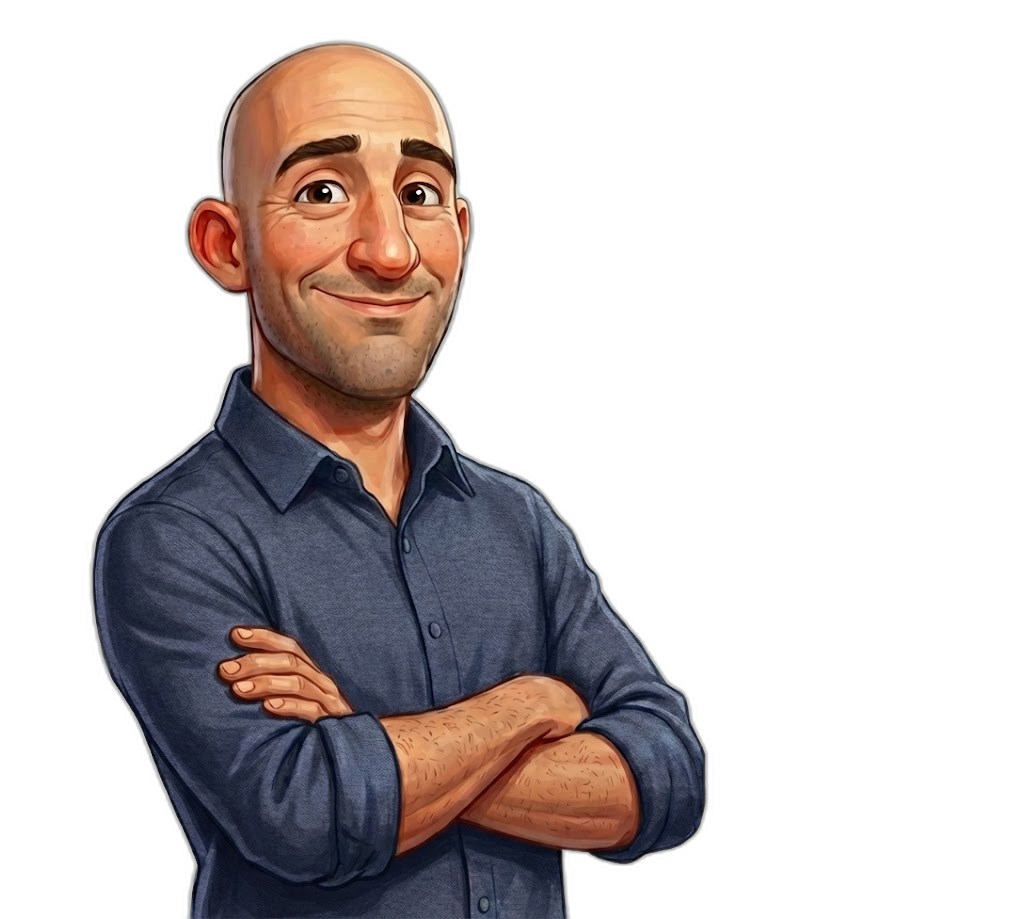
#> input picture images/darkblue_nobg.png, 1024 x 919 px, found by its file name
$ python center_img.py
#> lines starting #> are read from the running program, lines starting #| are printed output that depends on the picture
from PIL import Image
import os

input_path = 'darkblue_nobg.png'
output_path = 'darkblue_centered.png'

if not os.path.exists(input_path):
    print(f"Error: Could not find {input_path}")
    exit(1)

print(f"Centering subject in {input_path}...")

try:
    img = Image.open(input_path)
#> img is the input picture: PIL image 1024x919 RGBA; mean R, G, B, A 35.3, 28, 27.9, 85.7

    # 1. Trim the empty transparent space (get bounding box of non-zero alpha)
    bbox = img.getbbox()
#> bbox = (82, 34, 715, 919)
    if not bbox:
        print("Error: Image seems to be completely transparent/empty.")
        exit(1)

    cropped_img = img.crop(bbox)
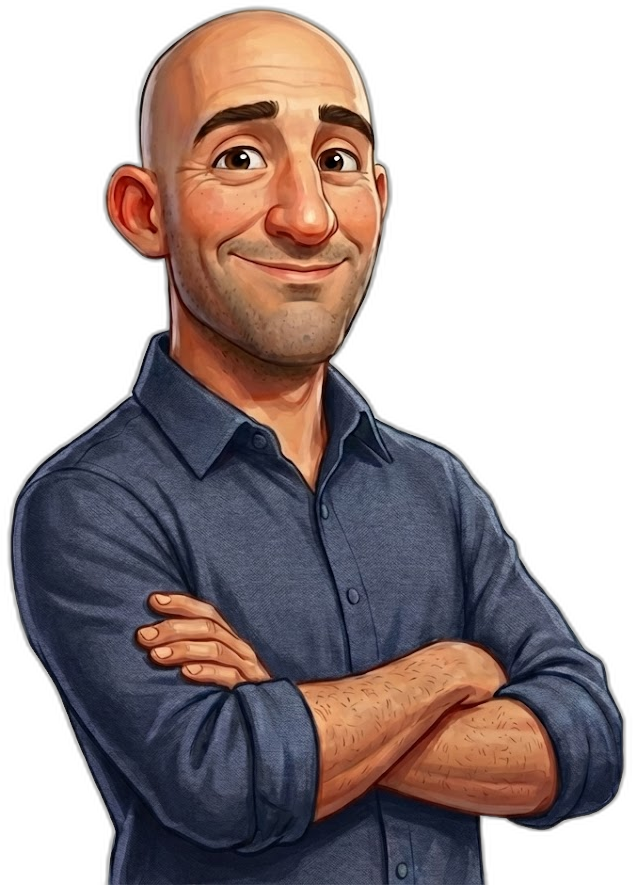
#> cropped_img: PIL image 633x885 RGBA; mean R, G, B, A 59.2, 47.1, 46.8, 143.9; transparent parts drawn white

    # 2. Create a new square canvas based on the largest dimension of the cropped subject
    # Add a little padding (e.g., 5%) so it's not touching the edges
    width, height = cropped_img.size
#> width = 633; height = 885
    new_size = int(max(width, height) * 1.05)
#> new_size = 929

    # Create new transparent image
    centered_img = Image.new("RGBA", (new_size, new_size), (0, 0, 0, 0))
#> centered_img: PIL image 929x929 RGBA; every value is 0

    # 3. Paste the cropped subject in the exact center
    paste_x = (new_size - width) // 2
#> paste_x = 148
    paste_y = (new_size - height) // 2
#> paste_y = 22

    centered_img.paste(cropped_img, (paste_x, paste_y))
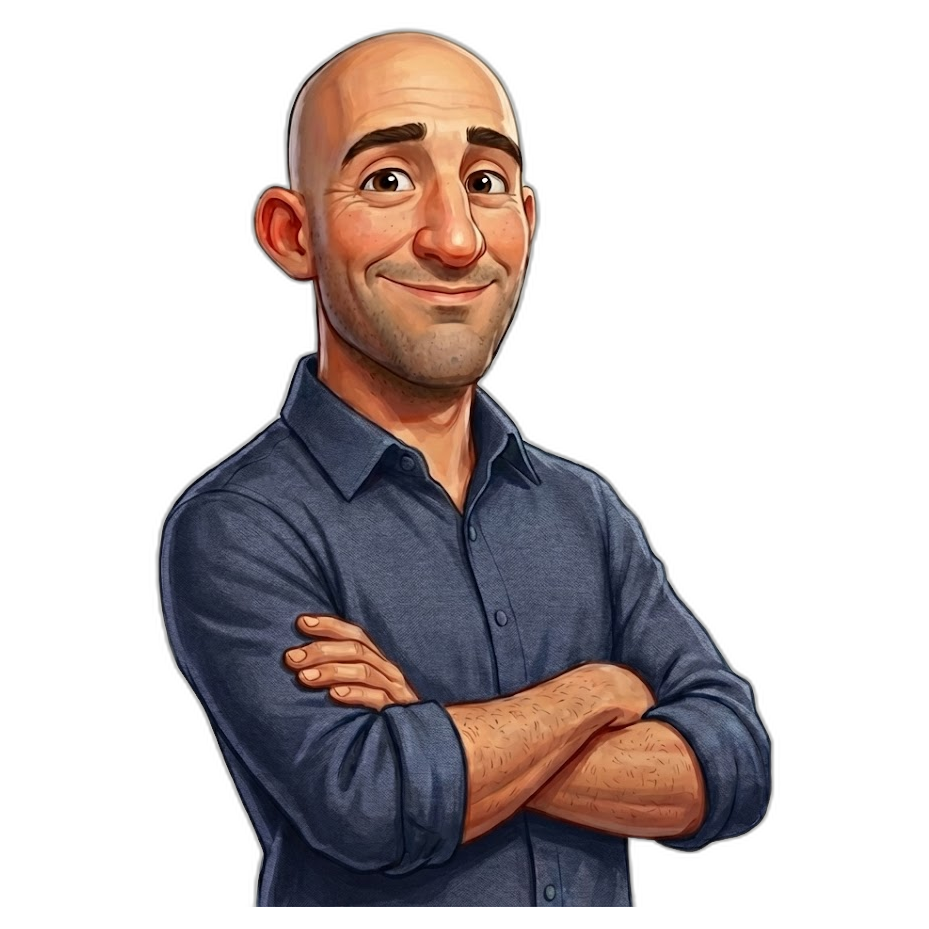
#> centered_img: PIL image 929x929 RGBA; mean R, G, B, A 38.5, 30.6, 30.4, 93.4; transparent parts drawn white

    centered_img.save(output_path)
    print(f"Success! Centered image saved to: {output_path}")

except Exception as e:
    print(f"An error occurred: {e}")

$ run again, with images/lightblue_cartoon_no_bg.png copied over images/darkblue_nobg.png
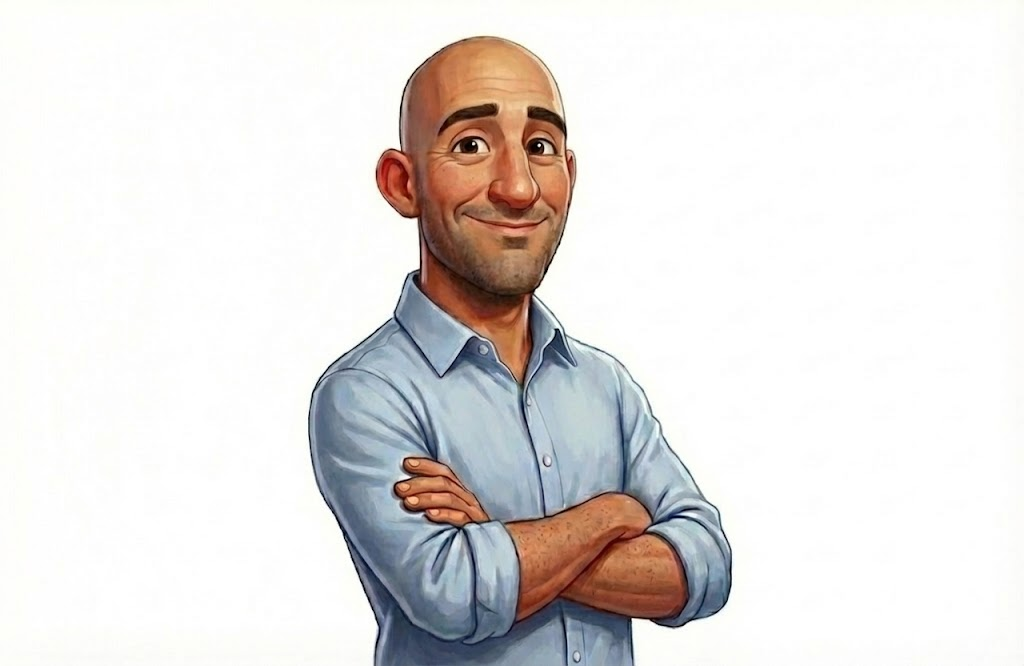
#> input picture images/lightblue_cartoon_no_bg.png, 1024 x 666 px, found by its file name
#> img is the input picture: PIL image 1024x666 RGB; mean R, G, B 228.7, 225.3, 223.9
#> bbox = (0, 0, 1024, 666)
#> `centered_img.paste(cropped_img, (paste_x, paste_y))`:
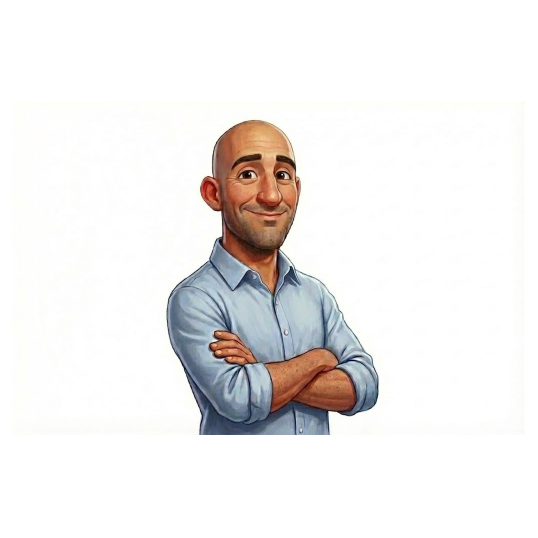
#> centered_img: PIL image 1075x1075 RGBA (shown at 1/2 size); mean R, G, B, A 135, 133, 132.2, 150.5; transparent parts drawn white

$ run again, with images/profile_nobg.png copied over images/darkblue_nobg.png
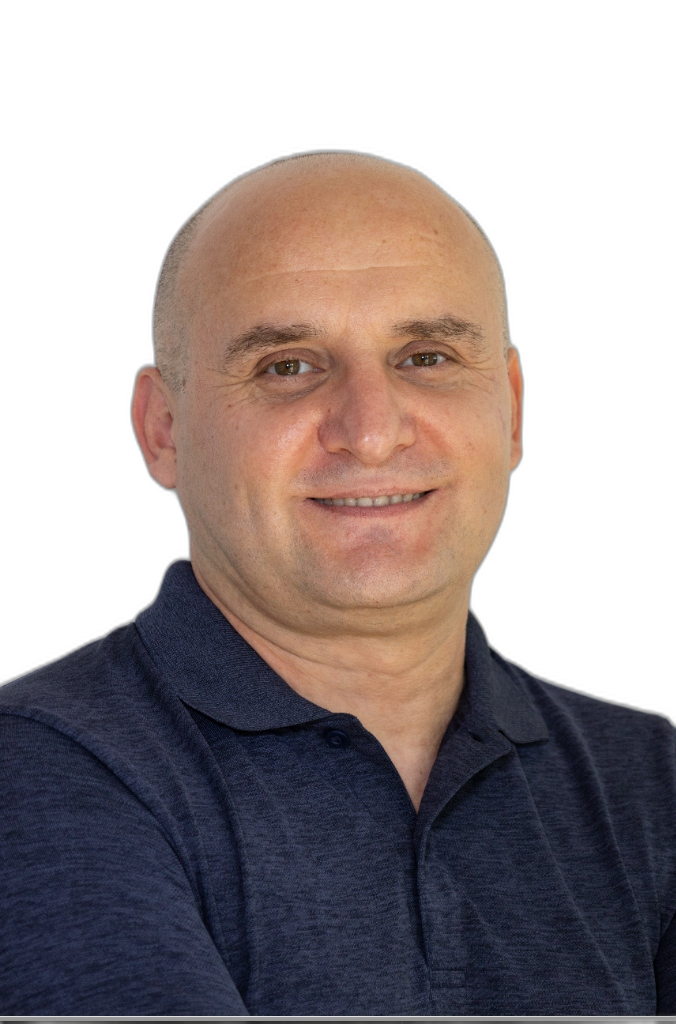
#> input picture images/profile_nobg.png, 676 x 1024 px, found by its file name
#> img is the input picture: PIL image 676x1024 RGBA; mean R, G, B, A 56.6, 46.6, 46.8, 149.1
#> bbox = (0, 141, 676, 1024)
#> `cropped_img = img.crop(bbox)`:
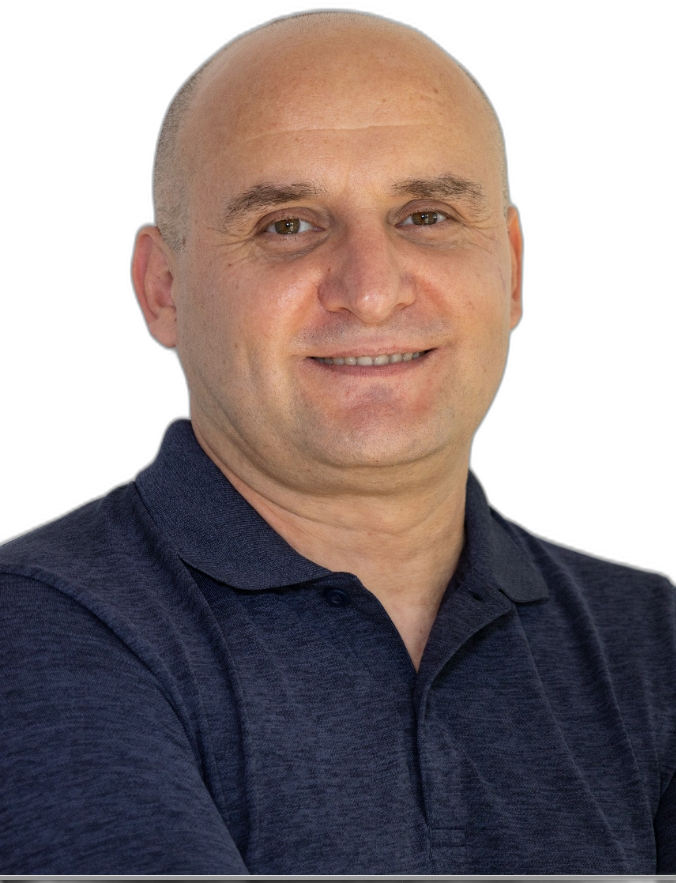
#> cropped_img: PIL image 676x883 RGBA; mean R, G, B, A 65.7, 54.1, 54.2, 172.9; transparent parts drawn white
#> `centered_img.paste(cropped_img, (paste_x, paste_y))`:
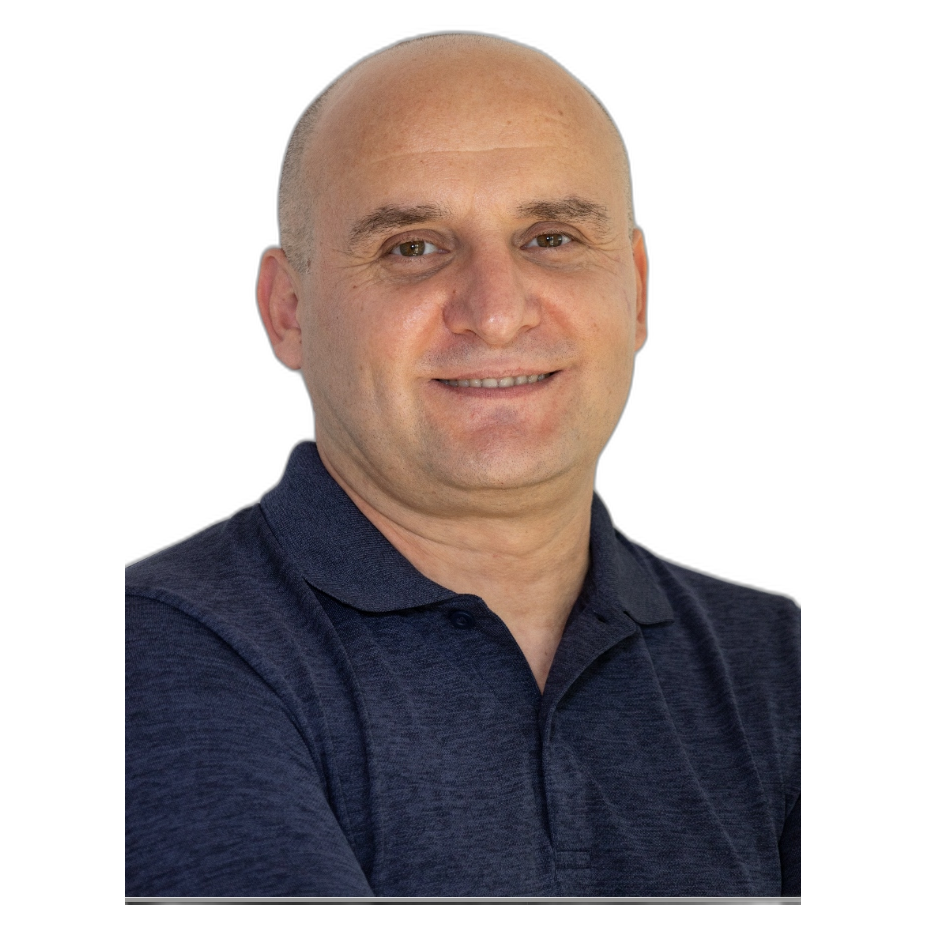
#> centered_img: PIL image 927x927 RGBA; mean R, G, B, A 45.6, 37.6, 37.7, 120.1; transparent parts drawn white

$ run again, with images/uat_image_nobg.png copied over images/darkblue_nobg.png
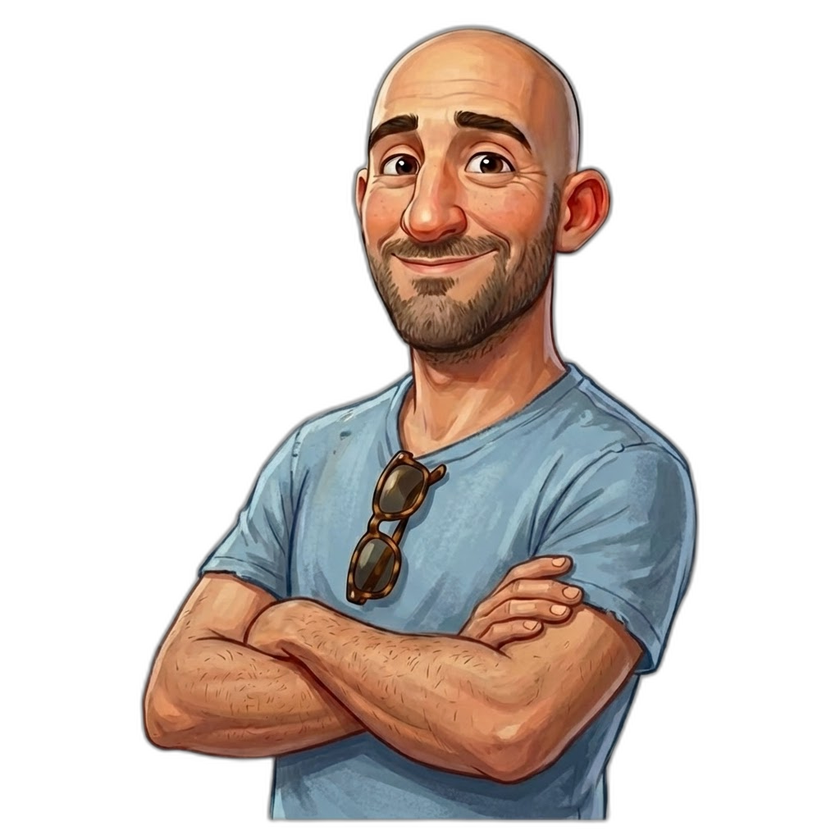
#> input picture images/uat_image_nobg.png, 840 x 840 px, shrunk from 1024 x 1024 before the run, found by its file name
#> img is the input picture: PIL image 840x840 RGBA; mean R, G, B, A 53.6, 44.3, 39.6, 92.9
#> bbox = (134, 18, 706, 829)
#> `cropped_img = img.crop(bbox)`:
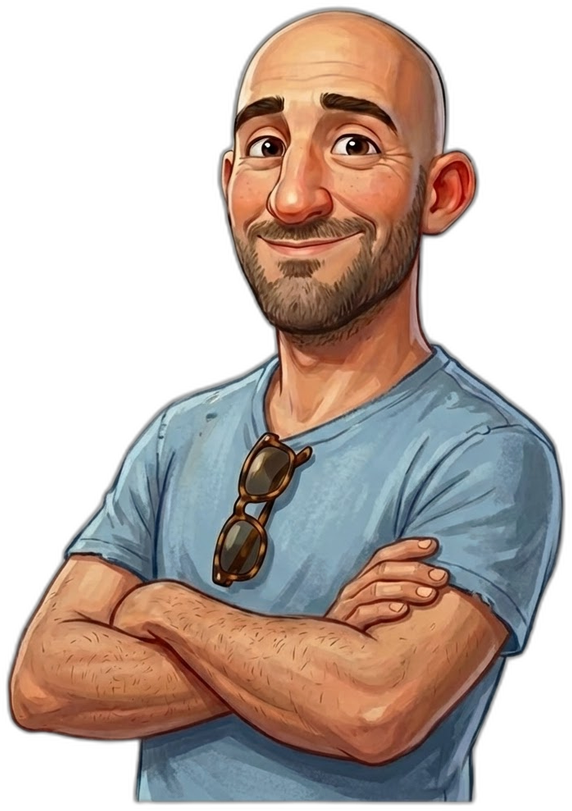
#> cropped_img: PIL image 572x811 RGBA; mean R, G, B, A 81.5, 67.3, 60.3, 141.3; transparent parts drawn white
#> `centered_img.paste(cropped_img, (paste_x, paste_y))`:
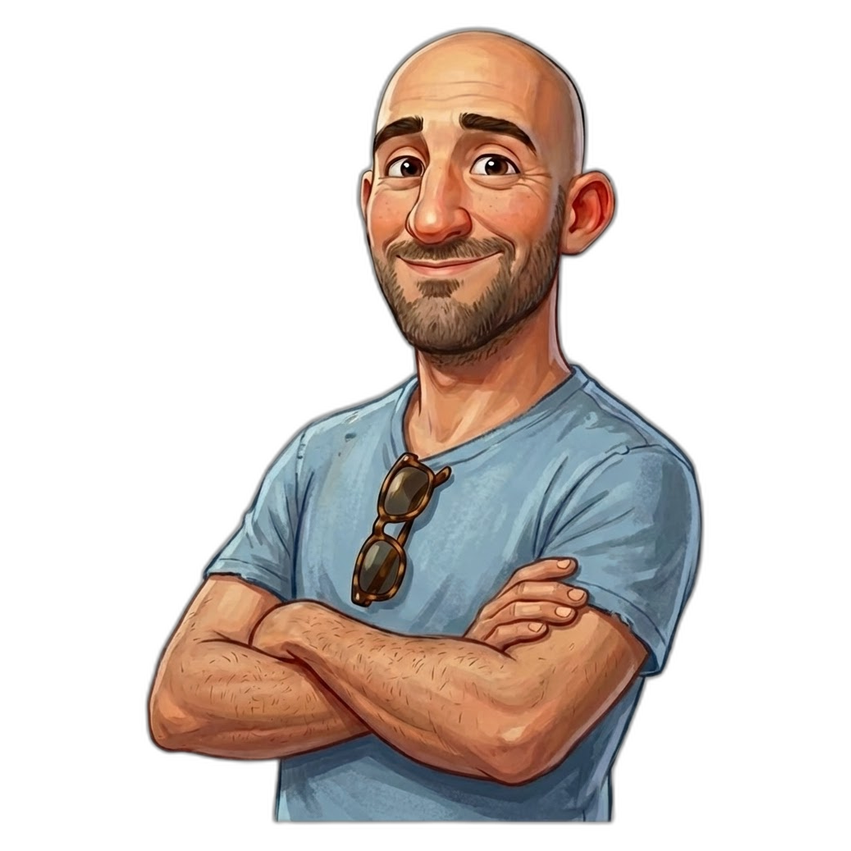
#> centered_img: PIL image 851x851 RGBA; mean R, G, B, A 52.2, 43.1, 38.6, 90.5; transparent parts drawn white
